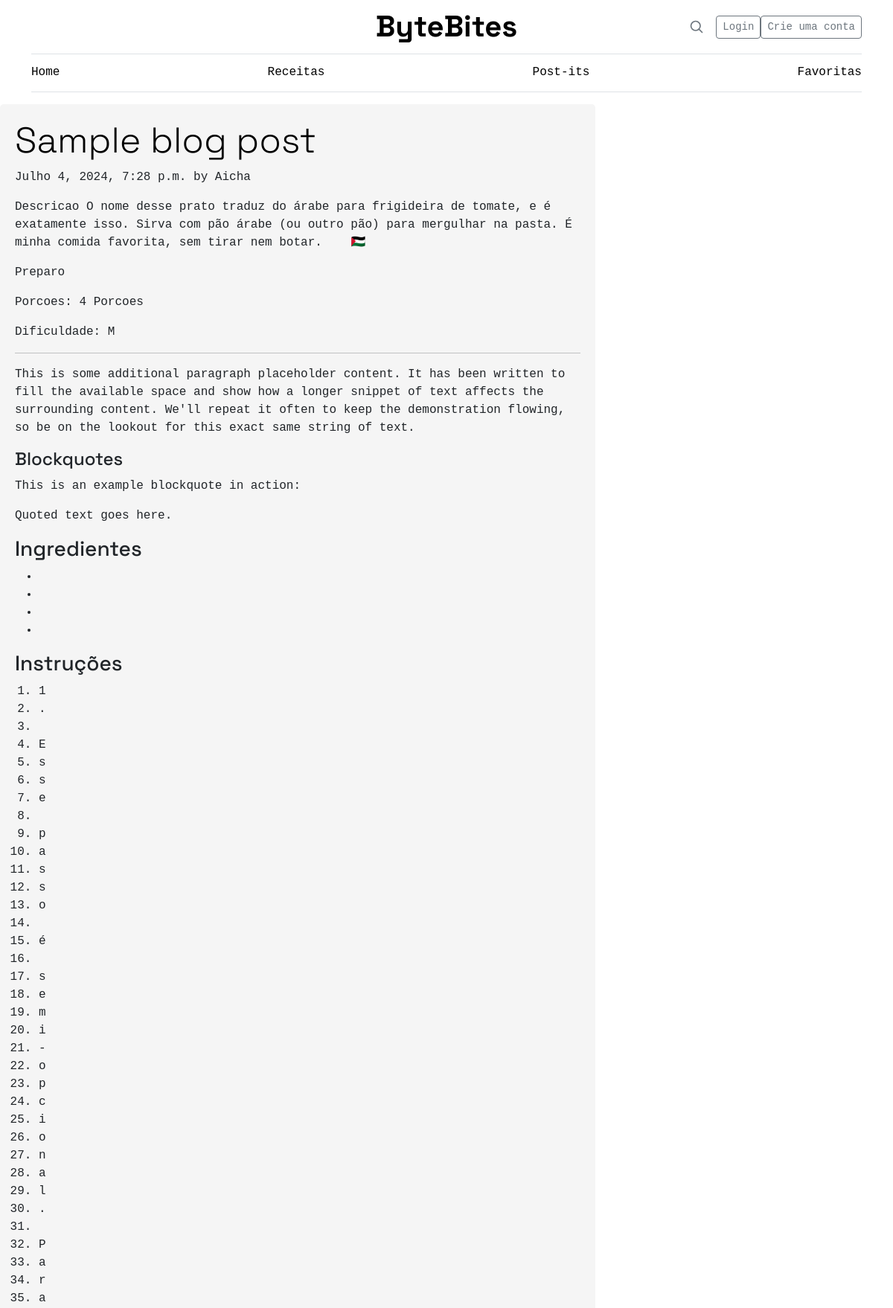
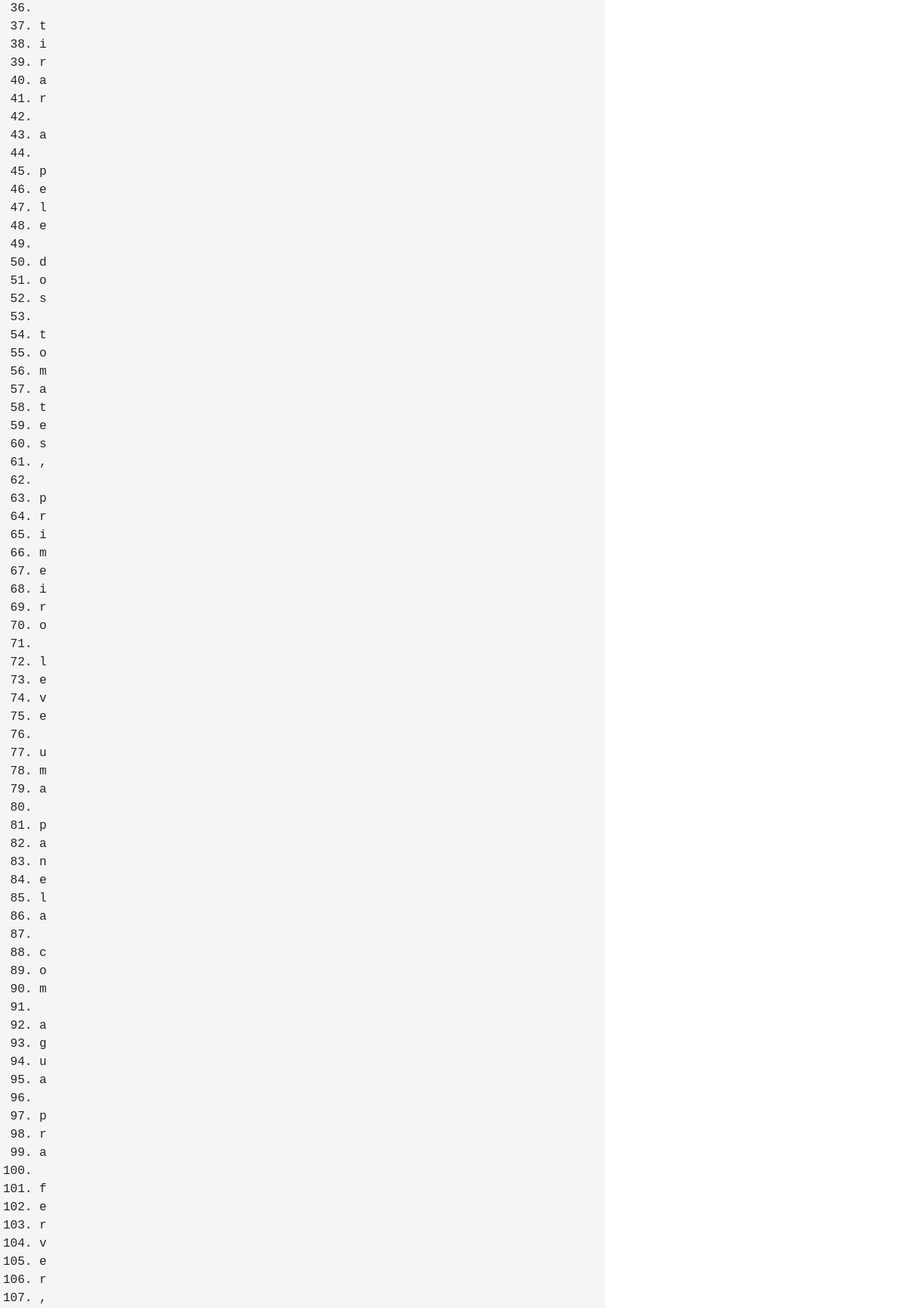
The app's page /recipe/2/ (upper part) with its own data (2 pictures, top to bottom).
### ByteBites/models.py (models this page shows, shortened)
class Recipe(models.Model):
    DIFFICULTY = [
        ('F', 'Fácil'),
        ('M', 'Médio'),
        ('D', 'Difícil')
    ]
    name = models.CharField(max_length=100)
    description = models.TextField()
    servings = models.IntegerField()
    prep_time = models.IntegerField()
    difficulty = models.CharField(max_length=10, choices=DIFFICULTY)
    instructions = models.TextField()
    date_added = models.DateTimeField(auto_now_add=True)
    ingredients = models.ManyToManyField('Ingredient', through='RecipeIngredient')

### ByteBites/views.py (the view)
# urls.py: path('recipe/<int:recipe_id>/', views.get_recipe, name='get_recipe'),
def get_recipe(request, recipe_id):
    recipe = Recipe.objects.get(pk=recipe_id)
    return render(request, 'recipe.html', {'recipe': recipe})

### ByteBites/templates/recipe.html (shortened to what this page needs)
{% extends 'base.html' %}
{% load static %}
{% block content %}
<body>
    <div class="col-md-8">
        <article class="blog-post">
            <h1 class="display-5 link-body-emphasis mb-2">Sample blog post</h1>
            <p class="blog-post-meta">{{ recipe.date_added }} by Aicha</p>
            <p>Descricao {{recipe.description }}</p>
            <p>Preparo {{recipe.preparation_time }}</p>
            <p> Porcoes: {{ recipe.servings }} Porcoes</p>
            <p> Dificuldade: {{ recipe.difficulty }}</p>
            <hr>
            <p>This is some additional paragraph placeholder content. It has been written to fill the available space
                and show how a longer snippet of text affects the surrounding content. We'll repeat it often to keep the
                demonstration flowing, so be on the lookout for this exact same string of text.</p>
            <h2>Blockquotes</h2>
            <p>This is an example blockquote in action:</p>
            <blockquote class="blockquote">
                <p>Quoted text goes here.</p>
            </blockquote>
            <h3>Ingredientes</h3>
            <ul>
                {% for ingredient in recipe.ingredients.all %}
                <li>{{ ingredient.quant }} {{ingredient.unit}} {{ingredient.ingredient_name}}</li>
                {% endfor %}
            </ul>
            <h3>Instruções</h3>
            <ol>
                {% for instruction in recipe.instructions %}
                <li>{{ instruction }}</li>
                {% endfor %}
            </ol>
        </article>
    </div>
</body>
</html>
</body>
</html>
{% endblock %}

### ByteBites/static/css/styles.css (style rules this page uses)
body { font-family: "Space Grotesk", -apple-system, BlinkMacSystemFont, "Segoe UI", Roboto, Helvetica, Arial, sans-serif, "Apple Color Emoji", "Segoe UI Emoji"; cursor: pointer; }
body { font-family: 'Space Grotesk', monospace; }
.blog-post { margin-bottom: 20px; padding: 20px; background-color: #f5f5f5; border-radius: 5px; }
.blog-post h2 { font-size: 24px; margin-bottom: 10px; }
.blog-post p { font-size: 16px; line-height: 1.5; }

### records on screen
Recipe: date_added "Julho 4, 2024, 7:28 p.m.", description "O nome desse prato traduz do árabe para frigideira de tomate, e é exatamente isso. Sirva com pão árabe (ou outro pão) para mergulhar na pasta. É minha comida favorita, sem tirar nem botar. 🇵🇸", servings "4", difficulty "M"

### other values on screen
{{ instruction }} "1" "." "E" "s" "s" "e" "p" "a" "s" "s" "o" "é" "s" "e" "m" "i" "-" "o" "p" "c" "i" "o" "n" "a" "l" "." "P" "a" "r" "a" "t" "i" "r" "a" "r" "a" "p" "e" "l" "e" "d" "o" "s" "t" "o" "m" "a" "t" "e" "s" "," "p" "r" "i" "m" "e" "i" "r" "o" "l" "e" "v" "e" "u" "m" "a" "p" "a" "n" "e" "l" "a" "c" "o" "m" "a" "g" "u" "a" "p" "r" "a" "f" "e" "r" "v" "e" "r" ","
